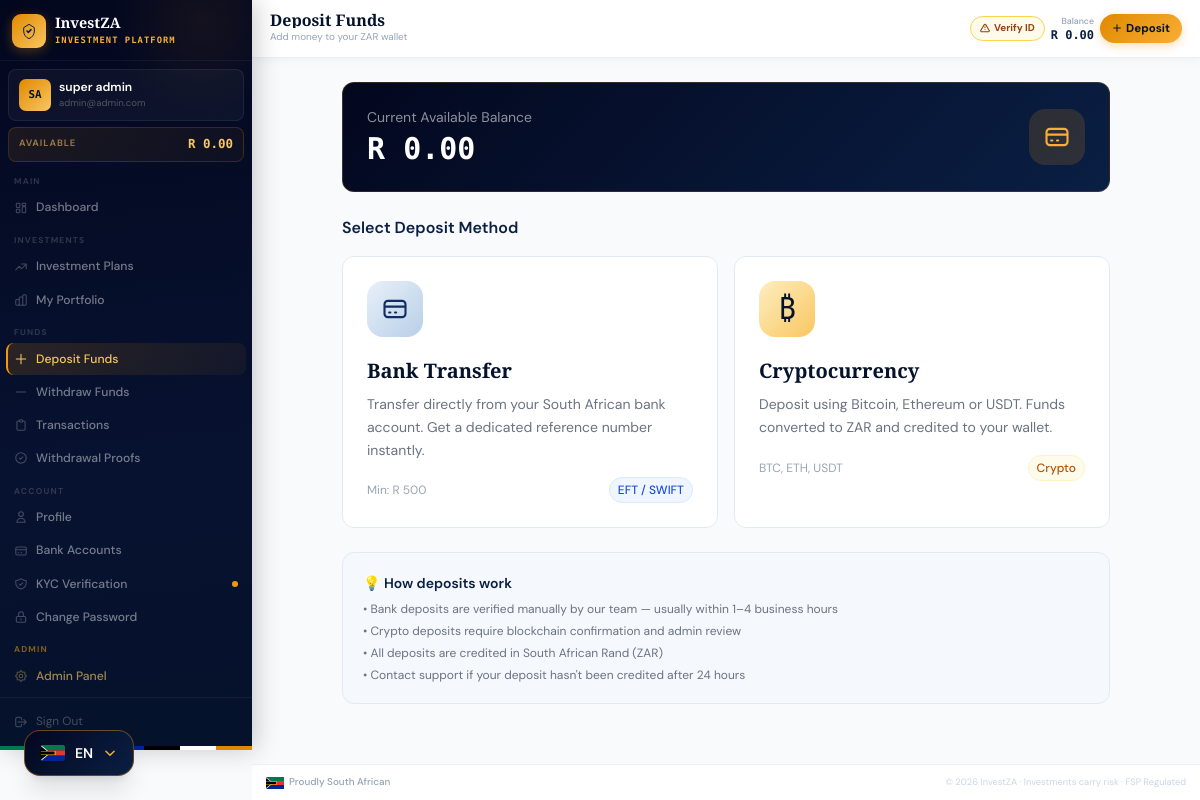
Screenshot of /deposits/ (signed in) with the database file from the repository.
### apps/accounts/models.py (models this page shows, shortened)
class PlatformSettings(models.Model):
    platform_name       = models.CharField(max_length=100, default='InvestZA')
    tagline             = models.CharField(max_length=200, default='Invest with Confidence', blank=True)
    support_email       = models.EmailField(default='support@investza.co.za')
    support_phone       = models.CharField(max_length=30, default='+27 (0) 10 000 0000')
    support_whatsapp    = models.CharField(max_length=30, blank=True, help_text='WhatsApp number (international format)')
    website_url         = models.URLField(blank=True, default='https://investza.co.za')
    fsp_number          = models.CharField(max_length=30, blank=True, help_text='FSP licence number')
    registered_address  = models.TextField(blank=True)
    currency_code       = models.CharField(max_length=5,  default='ZAR')
    currency_symbol     = models.CharField(max_length=5,  default='R')
    min_deposit         = models.DecimalField(max_digits=12, decimal_places=2, default=500.00)
    max_deposit         = models.DecimalField(max_digits=12, decimal_places=2, default=5000000.00)
    min_withdrawal      = models.DecimalField(max_digits=12, decimal_places=2, default=200.00)
    max_withdrawal      = models.DecimalField(max_digits=12, decimal_places=2, default=1000000.00)
    withdrawal_fee_pct  = models.DecimalField(max_digits=5, decimal_places=2, default=0.00,
                            help_text='Withdrawal fee as a percentage (e.g. 1.5 = 1.5%)')
    maintenance_mode    = models.BooleanField(default=False,
                            help_text='Put platform in maintenance mode — blocks all user logins')
    maintenance_message = models.TextField(blank=True,
                            default='We are performing scheduled maintenance. We will be back shortly.')
    twitter_url         = models.URLField(blank=True)
    linkedin_url        = models.URLField(blank=True)
    facebook_url        = models.URLField(blank=True)
    instagram_url       = models.URLField(blank=True)
    updated_at = models.DateTimeField(auto_now=True)
    updated_by = models.ForeignKey(
        'accounts.User', null=True, blank=True,
        on_delete=models.SET_NULL, related_name='+'
    )
    class Meta:
        verbose_name = 'Platform Settings'
        verbose_name_plural = 'Platform Settings'
    @classmethod
    def get(cls):
        obj, _ = cls.objects.get_or_create(pk=1)
        return obj

class User(AbstractUser):
    id = models.UUIDField(primary_key=True, default=uuid.uuid4, editable=False)
    email = models.EmailField(_('email address'), unique=True)
    phone_number = models.CharField(max_length=20, blank=True)
    date_of_birth = models.DateField(null=True, blank=True)
    id_number = models.CharField(max_length=20, blank=True, help_text="SA ID Number or Passport")
    profile_photo = models.ImageField(upload_to='profile_photos/', blank=True, null=True)
    is_verified = models.BooleanField(default=False, help_text="KYC verified user")
    is_active_investor = models.BooleanField(default=False)
    referral_code = models.CharField(max_length=8, unique=True, default=generate_referral_code)
    referred_by = models.ForeignKey(
        'self', null=True, blank=True,
        on_delete=models.SET_NULL,
        related_name='referrals'
    )
    created_at = models.DateTimeField(auto_now_add=True)
    last_seen = models.DateTimeField(null=True, blank=True)
    USERNAME_FIELD = 'email'
    REQUIRED_FIELDS = ['username', 'first_name', 'last_name']
    class Meta:
        verbose_name = 'User'
        verbose_name_plural = 'Users'
        ordering = ['-created_at']

class Wallet(models.Model):
    user = models.OneToOneField(User, on_delete=models.CASCADE, related_name='wallet')
    account_number = models.CharField(max_length=10, unique=True, default=generate_account_number)
    available_balance = models.DecimalField(max_digits=15, decimal_places=2, default=0.00)
    invested_balance = models.DecimalField(max_digits=15, decimal_places=2, default=0.00)
    total_earned = models.DecimalField(max_digits=15, decimal_places=2, default=0.00)
    pending_withdrawal = models.DecimalField(max_digits=15, decimal_places=2, default=0.00)
    created_at = models.DateTimeField(auto_now_add=True)
    updated_at = models.DateTimeField(auto_now=True)
    class Meta:
        verbose_name = 'Wallet'

### apps/deposits/views.py (the view)
# urls.py: path('',                        views.deposit_home,            name='deposit_home'),
@login_required
def deposit_home(request):
    bank_deposits   = BankDeposit.objects.filter(user=request.user).order_by('-created_at')[:3]
    crypto_deposits = CryptoDeposit.objects.filter(user=request.user).order_by('-created_at')[:3]
    return render(request, 'deposits/home.html', {
        'bank_deposits':   bank_deposits,
        'crypto_deposits': crypto_deposits,
    })

### templates/deposits/home.html (shortened to what this page needs)
{% extends "base/dashboard_base.html" %}
{% block page_title %}Deposit Funds{% endblock %}
{% block page_subtitle %}Add money to your ZAR wallet{% endblock %}
{% block content %}
<div class="max-w-3xl mx-auto space-y-6">
  <div class="card p-6 fade-up fade-up-1" style="background: linear-gradient(135deg, #03071e, #0a1f44); border-color: rgba(245,152,10,0.2);">
    <div class="flex items-center justify-between">
      <div>
        <p class="text-sm" style="color:rgba(255,255,255,0.55);">Current Available Balance</p>
        <p class="font-mono font-bold text-white text-2xl sm:text-3xl mt-1">R {{ request.user.wallet.available_balance|floatformat:2 }}</p>
      </div>
      <div class="w-14 h-14 rounded-2xl flex items-center justify-center" style="background: rgba(245,152,10,0.15);">
        <svg class="w-7 h-7 text-gold-400" fill="none" stroke="currentColor" viewBox="0 0 24 24"><path stroke-linecap="round" stroke-linejoin="round" stroke-width="1.8" d="M3 10h18M7 15h1m4 0h1m-7 4h12a3 3 0 003-3V8a3 3 0 00-3-3H6a3 3 0 00-3 3v8a3 3 0 003 3z"/></svg>
      </div>
    </div>
  </div>
  <div class="fade-up fade-up-2">
    <p class="font-semibold mb-4" style="color:#0a1f44;">Select Deposit Method</p>
    <div class="grid sm:grid-cols-2 gap-4">
      <a href="{% url 'bank_deposit_create' %}" class="card p-6 group cursor-pointer">
        <div class="w-14 h-14 rounded-2xl flex items-center justify-center mb-5 group-hover:scale-110 transition-transform"
             style="background: linear-gradient(135deg, #e8f0f9, #b8cfe8);">
          <svg class="w-7 h-7 text-navy-700" fill="none" stroke="currentColor" viewBox="0 0 24 24"><path stroke-linecap="round" stroke-linejoin="round" stroke-width="1.8" d="M3 10h18M7 15h1m4 0h1m-7 4h12a3 3 0 003-3V8a3 3 0 00-3-3H6a3 3 0 00-3 3v8a3 3 0 003 3z"/></svg>
        </div>
        <h3 class="font-display font-bold text-navy-900 text-xl mb-2">Bank Transfer</h3>
        <p class="text-gray-500 text-sm leading-relaxed mb-4">Transfer directly from your South African bank account. Get a dedicated reference number instantly.</p>
        <div class="flex items-center justify-between text-xs">
          <span class="text-gray-400">Min: R 500</span>
          <span class="px-2 py-1 rounded-full bg-blue-50 text-blue-700 font-medium border border-blue-100">EFT / SWIFT</span>
        </div>
      </a>
      <a href="{% url 'crypto_deposit_create' %}" class="card p-6 group cursor-pointer">
        <div class="w-14 h-14 rounded-2xl flex items-center justify-center mb-5 group-hover:scale-110 transition-transform"
             style="background: linear-gradient(135deg, #fdeec0, #fac660);">
          <span class="text-3xl">₿</span>
        </div>
        <h3 class="font-display font-bold text-navy-900 text-xl mb-2">Cryptocurrency</h3>
        <p class="text-gray-500 text-sm leading-relaxed mb-4">Deposit using Bitcoin, Ethereum or USDT. Funds converted to ZAR and credited to your wallet.</p>
        <div class="flex items-center justify-between text-xs">
          <span class="text-gray-400">BTC, ETH, USDT</span>
          <span class="px-2 py-1 rounded-full bg-amber-50 text-amber-700 font-medium border border-amber-100">Crypto</span>
        </div>
      </a>
    </div>
  </div>
  <div class="p-5 rounded-xl fade-up fade-up-4" style="background: #f5f8fd; border: 1px solid #e2e9f3;">
    <h4 class="font-semibold text-navy-800 text-sm mb-2">💡 How deposits work</h4>
    <ul class="text-gray-500 text-xs space-y-1.5">
      <li>• Bank deposits are verified manually by our team — usually within 1–4 business hours</li>
      <li>• Crypto deposits require blockchain confirmation and admin review</li>
      <li>• All deposits are credited in South African Rand (ZAR)</li>
      <li>• Contact support if your deposit hasn't been credited after 24 hours</li>
    </ul>
  </div>
</div>
{% endblock %}

### templates/base/dashboard_base.html (shortened to what this page needs)
{% extends "base/base.html" %}
{% block body %}
<div class="iz-shell">
  <aside id="sidebar" class="iz-sidebar">
    <div class="iz-sidebar-brand">
      <div class="iz-logo-mark">
        <svg width="16" height="16" viewBox="0 0 24 24" fill="none">
          <path d="M9 12l2 2 4-4" stroke="#0a1f44" stroke-width="2.4" stroke-linecap="round" stroke-linejoin="round"/>
          <path d="M12 2L4 7v5c0 5.25 3.4 10.15 8 11.35C16.6 22.15 20 17.25 20 12V7L12 2z" stroke="#0a1f44" stroke-width="1.5" fill="none"/>
        </svg>
      </div>
      <div class="iz-brand-text">
        <span class="iz-brand-name">{{ PLATFORM_NAME }}</span>
        <span class="iz-brand-tag">Investment Platform</span>
      </div>
    </div>
    <div class="iz-user-card">
      <div class="iz-avatar">{{ request.user.first_name|first|upper }}{{ request.user.last_name|first|upper }}</div>
      <div class="iz-user-info">
        <p class="iz-user-name">{{ request.user.get_full_name }}</p>
        <p class="iz-user-email">{{ request.user.email }}</p>
      </div>
    </div>
    <div class="iz-balance-strip">
      <span class="iz-balance-label">Available</span>
      <span class="iz-balance-value">R {% if request.user.wallet %}{{ request.user.wallet.available_balance|floatformat:2 }}{% else %}0.00{% endif %}</span>
    </div>
    <nav class="iz-nav">
      <span class="iz-nav-group-label">Main</span>
      <a href="{% url 'dashboard' %}" class="iz-nav-link">
        Dashboard
      </a>
      <span class="iz-nav-group-label">Investments</span>
      <a href="{% url 'investment_list' %}" class="iz-nav-link">
        <svg class="iz-nav-icon" fill="none" stroke="currentColor" viewBox="0 0 24 24"><path stroke-linecap="round" stroke-linejoin="round" stroke-width="1.8" d="M13 7h8m0 0v8m0-8l-8 8-4-4-6 6"/></svg>
        Investment Plans
      </a>
      <a href="{% url 'my_investments' %}" class="iz-nav-link">
        My Portfolio
      </a>
      <span class="iz-nav-group-label">Funds</span>
      <a href="{% url 'deposit_home' %}" class="iz-nav-link">
        <svg class="iz-nav-icon" fill="none" stroke="currentColor" viewBox="0 0 24 24"><path stroke-linecap="round" stroke-linejoin="round" stroke-width="1.8" d="M12 4v16m8-8H4"/></svg>
        Deposit Funds
      </a>
      <a href="{% url 'withdrawal_home' %}" class="iz-nav-link">
        <svg class="iz-nav-icon" fill="none" stroke="currentColor" viewBox="0 0 24 24"><path stroke-linecap="round" stroke-linejoin="round" stroke-width="1.8" d="M20 12H4"/></svg>
        Withdraw Funds
      </a>
      <a href="{% url 'transaction_history' %}" class="iz-nav-link">
        <svg class="iz-nav-icon" fill="none" stroke="currentColor" viewBox="0 0 24 24"><path stroke-linecap="round" stroke-linejoin="round" stroke-width="1.8" d="M9 5H7a2 2 0 00-2 2v12a2 2 0 002 2h10a2 2 0 002-2V7a2 2 0 00-2-2h-2M9 5a2 2 0 002 2h2a2 2 0 002-2M9 5a2 2 0 012-2h2a2 2 0 012 2"/></svg>
        Transactions
      </a>
      <a href="{% url 'withdrawal_proofs' %}" class="iz-nav-link">
        <svg class="iz-nav-icon" fill="none" stroke="currentColor" viewBox="0 0 24 24"><path stroke-linecap="round" stroke-linejoin="round" stroke-width="1.8" d="M9 12l2 2 4-4m6 2a9 9 0 11-18 0 9 9 0 0118 0z"/></svg>
        Withdrawal Proofs
      </a>
      <span class="iz-nav-group-label">Account</span>
      <a href="{% url 'profile' %}" class="iz-nav-link">
        <svg class="iz-nav-icon" fill="none" stroke="currentColor" viewBox="0 0 24 24"><path stroke-linecap="round" stroke-linejoin="round" stroke-width="1.8" d="M16 7a4 4 0 11-8 0 4 4 0 018 0zM12 14a7 7 0 00-7 7h14a7 7 0 00-7-7z"/></svg>
        Profile
      </a>
      <a href="{% url 'bank_accounts' %}" class="iz-nav-link">
        <svg class="iz-nav-icon" fill="none" stroke="currentColor" viewBox="0 0 24 24"><path stroke-linecap="round" stroke-linejoin="round" stroke-width="1.8" d="M3 10h18M7 15h1m4 0h1m-7 4h12a3 3 0 003-3V8a3 3 0 00-3-3H6a3 3 0 00-3 3v8a3 3 0 003 3z"/></svg>
        Bank Accounts
      </a>
      <a href="{% url 'kyc_verification' %}" class="iz-nav-link">
        KYC Verification
        {% if not request.user.is_verified %}<span class="iz-dot"></span>{% endif %}
      </a>
      <a href="{% url 'password_change' %}" class="iz-nav-link">
        <svg class="iz-nav-icon" fill="none" stroke="currentColor" viewBox="0 0 24 24"><path stroke-linecap="round" stroke-linejoin="round" stroke-width="1.8" d="M12 15v2m-6 4h12a2 2 0 002-2v-6a2 2 0 00-2-2H6a2 2 0 00-2 2v6a2 2 0 002 2zm10-10V7a4 4 0 00-8 0v4h8z"/></svg>
        Change Password
      </a>
      {% if request.user.is_staff %}
      <span class="iz-nav-group-label" style="color:rgba(245,152,10,0.55);">Admin</span>
      <a href="{% url 'admin_dashboard' %}" class="iz-nav-link" style="color:rgba(250,198,96,0.65);">
        Admin Panel
      </a>
      {% endif %}
    </nav>
    <div class="iz-sidebar-footer">
      <a href="{% url 'logout' %}" class="iz-signout">
        <svg width="14" height="14" fill="none" stroke="currentColor" viewBox="0 0 24 24"><path stroke-linecap="round" stroke-linejoin="round" stroke-width="1.8" d="M17 16l4-4m0 0l-4-4m4 4H7m6 4v1a3 3 0 01-3 3H6a3 3 0 01-3-3V7a3 3 0 013-3h4a3 3 0 013 3v1"/></svg>
        Sign Out
      </a>
    </div>
    <div class="iz-flag-strip" aria-hidden="true"></div>
  </aside>
  <div class="iz-main">
    <header class="iz-header">
      <div class="iz-header-left">
        <div class="iz-page-heading">
          <h1 class="iz-page-title">{% block page_title %}Dashboard{% endblock %}</h1>
          <p class="iz-page-sub">{% block page_subtitle %}{% endblock %}</p>
        </div>
      </div>
      <div class="iz-header-right">
        {% if not request.user.is_verified %}
        <a href="{% url 'kyc_verification' %}" class="iz-kyc-alert">
          <svg width="10" height="10" fill="none" stroke="currentColor" viewBox="0 0 24 24"><path stroke-linecap="round" stroke-linejoin="round" stroke-width="2.5" d="M12 9v2m0 4h.01M10.29 3.86L1.82 18a2 2 0 001.71 3h16.94a2 2 0 001.71-3L13.71 3.86a2 2 0 00-3.42 0z"/></svg>
          Verify ID
        </a>
        {% endif %}
        <div class="iz-header-balance">
          <span class="iz-header-balance-label">Balance</span>
          <span class="iz-header-balance-val">R {% if request.user.wallet %}{{ request.user.wallet.available_balance|floatformat:2 }}{% else %}0.00{% endif %}</span>
        </div>
        <a href="{% url 'deposit_home' %}" class="iz-deposit-btn">
          <svg width="10" height="10" fill="none" stroke="currentColor" viewBox="0 0 24 24"><path stroke-linecap="round" stroke-linejoin="round" stroke-width="2.5" d="M12 4v16m8-8H4"/></svg>
          <span>Deposit</span>
        </a>
      </div>
    </header>
    <main class="iz-content">
      {% block content %}{% endblock %}
    </main>
    <footer class="iz-footer">
      <div class="iz-footer-inner">
        <div class="iz-footer-sa">
          <span>Proudly South African</span>
        </div>
        <p class="iz-footer-legal">© {% now "Y" %} {{ PLATFORM_NAME }} · Investments carry risk · FSP Regulated</p>
      </div>
    </footer>
  </div>
</div>
{% endblock %}

### rows the page displays
PlatformSettings: platform_name "InvestZA"
User: user.first_name|first "S", user.last_name|first "A", user.get_full_name "super admin", user.email "admin@admin.com", user.wallet.available_balance "0.00"
